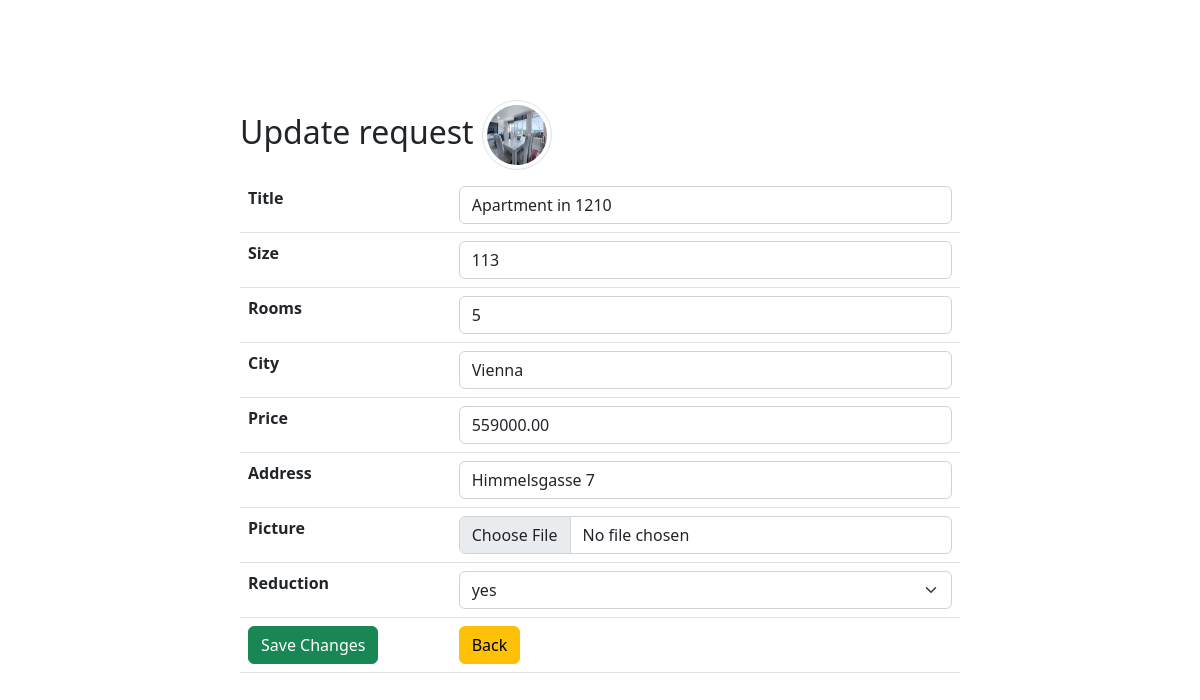
The app's page /update.php?id=2 with its own data.
### tables this page shows
CREATE TABLE `properties` (
  `id` int(11) NOT NULL,
  `title` varchar(100) NOT NULL,
  `size` int(11) NOT NULL,
  `rooms` int(11) NOT NULL,
  `city` varchar(50) NOT NULL,
  `price` decimal(11,2) NOT NULL,
  `address` varchar(50) NOT NULL,
  `latitude` decimal(10,5) DEFAULT NULL,
  `longitude` decimal(10,5) DEFAULT NULL,
  `image` varchar(255) DEFAULT NULL,
  `reduction` enum('yes','no') NOT NULL
);

### update.php (the view, shortened to what this page needs)
<?php
require_once 'actions/db_connect.php';
if ($_GET['id']) {
    $id = $_GET['id'];
    $sql = "SELECT * FROM properties WHERE id = {$id}";
    $result = mysqli_query($connect, $sql);
    if (mysqli_num_rows($result) == 1) {
        $data = mysqli_fetch_assoc($result);
        $title = $data['title'];
        $size = $data['size'];
        $rooms = $data['rooms'];
        $city = $data['city'];
        $price = $data['price'];
        $address = $data['address'];
        $image = $data['image'];
    } else {
        header("location: error.php");
    }
} else {
    header("location: error.php");
}
?>
<!DOCTYPE html>
<html>
    <head>
        <?php require_once 'components/boot.php'?>
    </head>
    <body>
        <fieldset>
            <legend class='h2'>Update request <img class='img-thumbnail rounded-circle' src='pictures/<?php echo $image ?>' alt="<?php echo $name ?>"></legend>
            <form action="actions/a_update.php"  method="post" enctype="multipart/form-data">
                <table class="table">
                <tr>
                    <th>Title</th>
                    <td><input class='form-control' type="text" name="title" placeholder="Title" value="<?php echo $title ?>"/></td>
                </tr>
                <tr>
                    <th>Size</th>
                    <td><input class='form-control' type="number" name="size" placeholder="size" value="<?php echo $size ?>"/></td>
                </tr>
                <tr>
                    <th>Rooms</th>
                    <td><input class='form-control' type="number" name="rooms" placeholder="rooms" value="<?php echo $rooms ?>"/></td>
                </tr>
                <tr>
                    <th>City</th>
                    <td><input class='form-control' type="text" name="city" placeholder="City" value="<?php echo $city ?>"/></td>
                </tr>
                <tr>
                    <th>Price</th>
                    <td><input class='form-control' type="number" name="price" placeholder="Price" value="<?php echo $price ?>"/></td>
                </tr>
                <tr>
                    <th>Address</th>
                    <td><input class='form-control' type="text" name="address" placeholder="address" value="<?php echo $address ?>"/></td>
                </tr>
                <tr>
                    <th>Picture</th>
                    <td><input class='form-control' type="file" name="image" value="<?php echo $image ?>"/></td>
                </tr>
                <tr>
                    <th>Reduction</th>
                    <td>
                        <select class="form-select" name="reduction" aria-label="Default select example">
                            <option value='yes'>yes</option>
                        </select>
                    </td>
                </tr>
                <tr>
                    <tr>
                        <td><button class="btn btn-success" type= "submit">Save Changes</button></td>
                        <td><a href= "index.php"><button class="btn btn-warning" type="button">Back</button></a></td>
                    </tr>
                </table>
            </form>
        </fieldset>
    </body>
</html>

### update.php (style rules this page uses)
fieldset { margin: auto; margin-top: 100px; width: 60% ; }
.img-thumbnail { width: 70px !important; height: 70px !important; }

### records on screen
properties: title "Apartment in 1210", size "113", rooms "5", city "Vienna", price "559000.00", address "Himmelsgasse 7"
